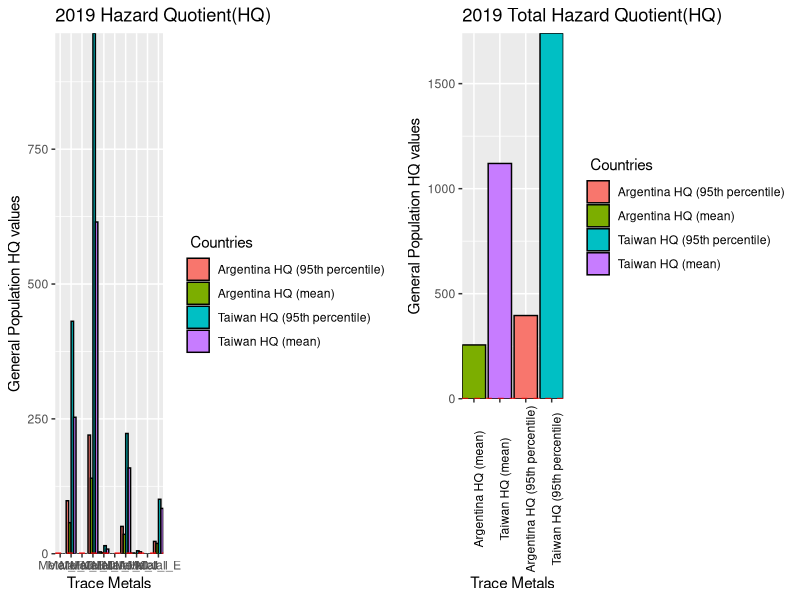
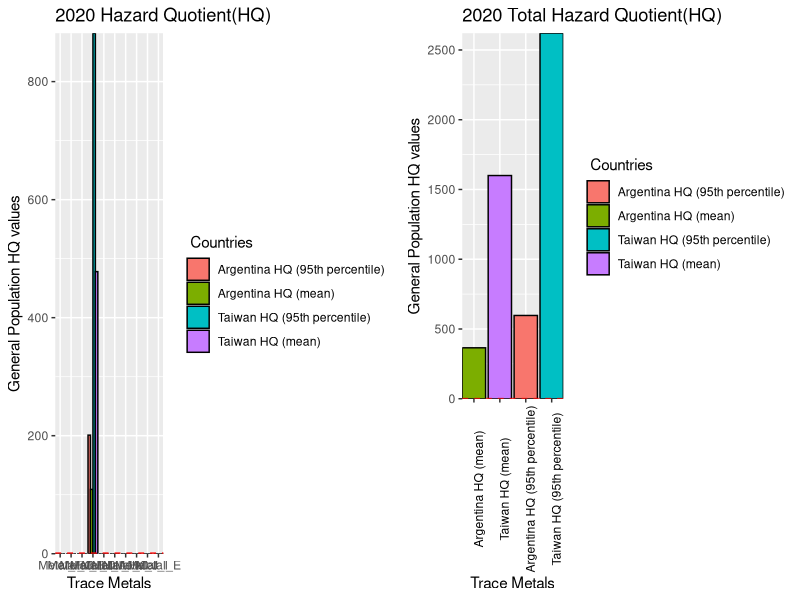
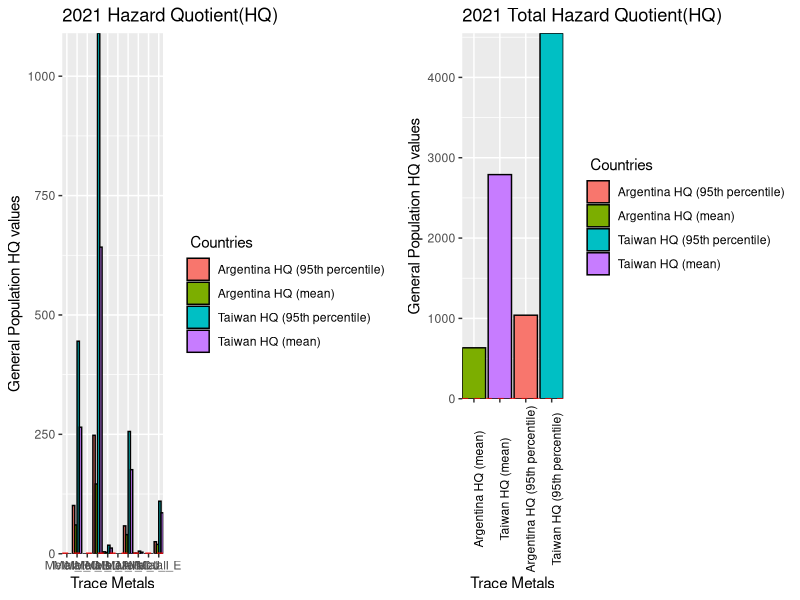
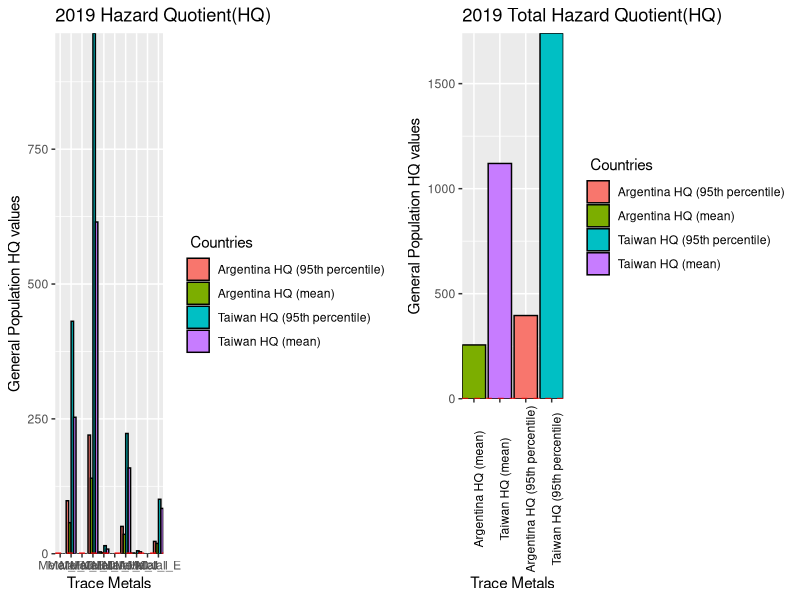
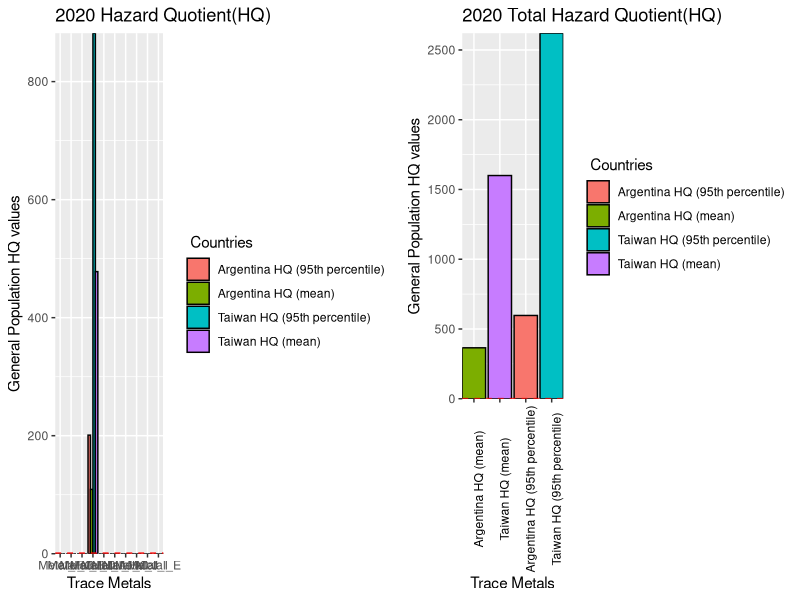
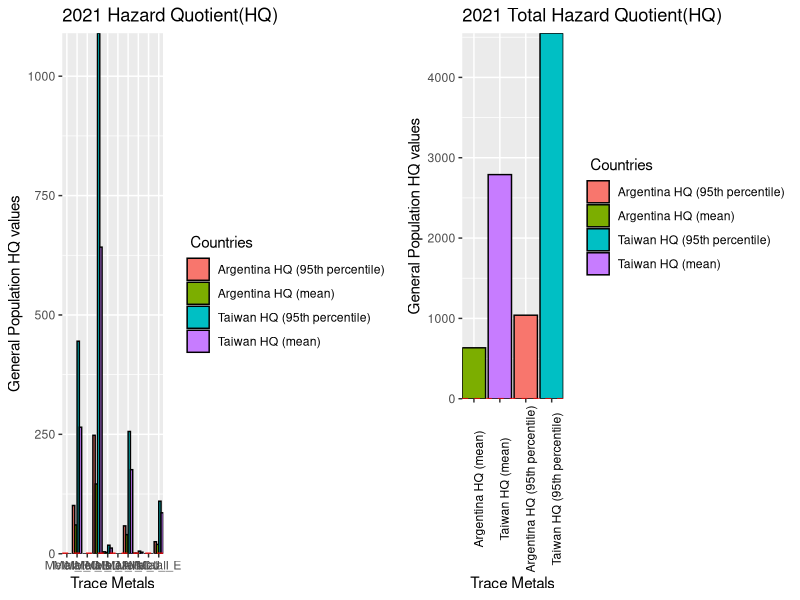

R code for these plots, in order:
#LOADING LIBRARIES----
library(dplyr) # for data manipulation
library(ggplot2)  # For plotting graphs
library(grid) # for creating, modifying, and arranging graphical objects ("grobs") like text, lines, rectangles, and complex layouts.
library(gridExtra) #for arranging multiple plots or grid-based objects
library(tibble) # for modern, user-friendly reimagining of data frames with better printing and subsetting features.
library(tidyr) # For a collection of R packages used for data manipulation and visualization.
library(stringr) # For String Manipulation
library(openxlsx) # for  reading, writing, and editing Excel files directly from R.



#Data Processor Function before doing analysis
#IT is recommended that the 'Keep_LOQ_values' argument remain as FALSE to remove all values below blank control (BB) or LOQ (BLOQ) to get a more accurate figure for the number of outliers within the dataset for the detection summary otherwise it will also classify values that are BB or BLOQ  as outliers leading to double counting.
process_dataset_for_detection_summary <- function(data, keep_LOQ_values=FALSE) {
  # Check if the dataset is Trace Metals.
  if (grepl("Metal", colnames(data)[16])) {
    
    # Processing for Trace Metals dataset
    data <- data %>%
      relocate(1:15, colnames(data)[16:25]) %>%
      mutate(across(4, ~ paste0(., ".")))  # Add "." to column 4
    
    # FUNCTIONS TO HELP MODIFY ID NUMBERS FOR FURTHER ANALYSIS (TM)
    ID_num_modifier <- function(x){#padding 0 to first two digits
      if (str_detect(substring(x[4],1,2),"\\.") == TRUE){ 
        modified_id=paste('0',substring(x[4],1,))
        modified_id<- gsub(" ", "",  modified_id)
        x[4] <- gsub(substring(x[4],1,), modified_id,  x[4])
      }
      return(x)
    }
    
    
    # Apply the 'ID_num_modifier' function and remove "." from the 'Area' column for data version 1 with numerical values as concentrationentrations
    data1 <- as.data.frame(t(apply(data, MARGIN = 1, ID_num_modifier)))
    data1$ID_num <- gsub("\\.", "", data1$ID_num)
    
    # Apply the 'ID_num_modifier' function and remove "." from the 'Area' column for data version 2 with classification groups (categorical values) representing concentration values
    data2 <- as.data.frame(t(apply(data, MARGIN = 1, ID_num_modifier)))
    data2$ID_num <- gsub("\\.", "", data2$ID_num)
    
    if(keep_LOQ_values == FALSE){
      cat("The LOQ values were replaced with 0.\n")
      # Replace "BLOQ" values with 0 in the relevant columns (16:25)
      data1[, 16:25] <- lapply(data1[, 16:25], gsub, pattern = ".*BLOQ.*", replacement = 0)
      data1[,c(16:25)] <- lapply(data1[,c(16:25)], gsub, pattern = ".*BB.*", replacement = 0)
      data1[,c(16:25)] <- lapply(data1[,c(16:25)], gsub, pattern = "^0$", replacement = 0)
      data1[,c(16:25)]  <- lapply(data1[,c(16:25)] , gsub, pattern = "N/A", replacement = 0)
      
      data2[,c(16:25)] <- lapply(data2[,c(16:25)], gsub, pattern = ".*BLOQ.*", replacement = 'BLOQ')
      data2[,c(16:25)] <- lapply(data2[,c(16:25)], gsub, pattern = ".*BB.*", replacement = 'BLOQ')
      data2[,c(16:25)] <- lapply(data2[,c(16:25)], gsub, pattern = "^0$", replacement = 'BLOD')
      data2[,c(16:25)]  <- lapply(data2[,c(16:25)] , gsub, pattern = "N/A", replacement = 'BLOD')
      data2[,c(16:25)] <- lapply(data2[,c(16:25)], gsub, pattern = "[0-9.]+", replacement = "Detected")
      return(list(dataset_with_numerical_values=data1, dataset_with_categorical_values=data2))
      
    }else{
      # Removing "BLOQ" and "BB" values in the relevant columns (16:25)
      data1[, 16:25] <- lapply(data1[, 16:25], gsub, pattern = " BLOQ", replacement = "")
      data1[,c(16:25)] <- lapply(data1[,c(16:25)], gsub, pattern = " BB", replacement = "")
      data1[,c(16:25)] <- lapply(data1[,c(16:25)], gsub, pattern = "^0$", replacement = 0)
      data1[,c(16:25)]  <- lapply(data1[,c(16:25)] , gsub, pattern = "N/A", replacement = 0)
      
      data2[,c(16:25)] <- lapply(data2[,c(16:25)], gsub, pattern = ".*BLOQ.*", replacement = 'BLOQ')
      data2[,c(16:25)] <- lapply(data2[,c(16:25)], gsub, pattern = ".*BB.*", replacement = 'BLOQ')
      data2[,c(16:25)] <- lapply(data2[,c(16:25)], gsub, pattern = "^0$", replacement = 'BLOD')
      data2[,c(16:25)]  <- lapply(data2[,c(16:25)] , gsub, pattern = "N/A", replacement = 'BLOD')
      data2[,c(16:25)] <- lapply(data2[,c(16:25)], gsub, pattern = "[0-9.]+", replacement = "Detected")
      
      process_with_user_input <- function() {
        # Ask the user if they want to keep LOQ values
        keep_loq <- readline(prompt = "Do you want to keep the original LOQ values? (yes/no): ")
        
        if (tolower(keep_loq) == "yes") {
          cat("You chose to keep LOQ values.\n")
          return("Keep LOQ") # Return a clear message indicating the choice
        } else if (tolower(keep_loq) == "no") {
          multiplier <- NA
          while (is.na(multiplier)) {
            user_input <- readline(prompt = "What number do you want to multiply the LOQ values by? ")
            multiplier <- suppressWarnings(as.numeric(user_input))
            
            if (is.na(multiplier)) {
              cat("Invalid input. Please enter a numeric value.\n")
            }
          }
          
          cat("You chose a multiplier of ", multiplier, ".\n")
          return(multiplier) # Return the chosen multiplier
        } else {
          cat("Invalid input. Please answer with 'yes' or 'no'.\n")
          return(NULL) # Return NULL for invalid input
        }
      }
      
      # To get user input for 
      user_choice <- process_with_user_input()
      
      # Modify "BLOQ" and "BB" values with userinput in the relevant columns (16:25)
      process_data <- function(data, multiplier) {
        # Validate user input
        if (is.na(multiplier)) {
          stop("Invalid multiplier. Please enter a numeric value.")
        }
        
        data1[, 16:25] <- lapply(16:25, function(index) {
          column <- data[[index]]  # Extract the column
          # Identify which values contain "BLOQ" or "BB"
          bloq_bb_mask <- grepl(" BLOQ| BB", column)
          # Remove "BLOQ" and "BB" text and convert to numeric
          cleaned_column <- suppressWarnings(as.numeric(gsub(" BLOQ| BB", "", column)))
          
          # Multiply only the masked values by the multiplier
          if (is.numeric(multiplier)) {
            cleaned_column[bloq_bb_mask] <- cleaned_column[bloq_bb_mask] * multiplier
          }
          
          # Return the updated column
          return(cleaned_column)
        })
        
        # Return the updated dataset
        return(list(dataset_with_numerical_values=data1, dataset_with_categorical_values=data2))
      }
      data1 <-process_data(data, user_choice)
      #return(list(dataset_with_numerical_values=data1, dataset_with_categorical_values=data2))
    }
    
  } else {
    # Processing for Organic Compounds dataset
    data <- data %>%
      relocate(Area, .after = ID_num) %>%
      mutate(across(4, ~ paste0(., ".")))  # Add "." to column 4
    
    # Convert column 6 to lowercase
    data[, 6] <- tolower(data[, 6])
    
    
    # FUNCTIONS TO HELP MODIFY ID NUMBERS FOR FURTHER ANALYSIS (TM)
    ID_num_modifier <- function(x){#padding 0 to first two digits
      if (str_detect(substring(x[4],1,2),"\\.") == TRUE){ 
        sk=paste('0',substring(x[4],1,))
        sk<- gsub(" ", "",  sk)
        x[4] <- gsub(substring(x[4],1,), sk,  x[4])
      }
      return(x)
    }
    
    # Apply the 'ID_num_modifier' function and remove "." from the 'Area' column for data version 1 with numerical values as concentrations
    data1 <- as.data.frame(t(apply(data, MARGIN = 1, ID_num_modifier)))
    data1$ID_num <- gsub("\\.", "", data1$ID_num)
    
    # Apply the 'ID_num_modifier' function and remove "." from the 'Area' column for data version 2 with classification groups representing concentration values
    data2 <- as.data.frame(t(apply(data, MARGIN = 1, ID_num_modifier)))
    data2$ID_num <- gsub("\\.", "", data2$ID_num)
    
    if(keep_LOQ_values == FALSE){
      cat("The LOQ values were replaced with 0.\n")
      # Replace "BLOQ", "N/A", and "0" values with 0 in the relevant columns (16:19)
      data1[, 16:19] <- lapply(data1[, 16:19], gsub, pattern = ".*BLOQ.*", replacement = 0)
      data1[, 16:19] <- lapply(data1[, 16:19], gsub, pattern = "N/A", replacement = 0)
      data1[, 16:19] <- lapply(data1[, 16:19], gsub, pattern = "^0$", replacement = 0)
      
      data2[,c(16:19)] <- lapply(data2[,c(16:19)], gsub, pattern = ".*BLOQ.*", replacement = 'BLOQ')
      data2[,c(16:19)] <- lapply(data2[,c(16:19)], gsub, pattern = "^0$", replacement = 'BLOD')
      data2[,c(16:19)]  <- lapply(data2[,c(16:19)] , gsub, pattern = "N/A", replacement = 'BLOD')
      data2[,c(16:19)] <- lapply(data2[,c(16:19)], gsub, pattern = "[0-9.]+", replacement = "Detected")
      
      return(list(dataset_with_numerical_values=data1, dataset_with_categorical_values=data2))
      
    }else{
      # Removing "BLOQ" and  values in the relevant columns (16:19)
      data1[, 16:19] <- lapply(data1[, 16:19], gsub, pattern = " BLOQ", replacement = "")
      data1[, 16:19] <- lapply(data1[, 16:19], gsub, pattern = "N/A", replacement = 0)
      data1[, 16:19] <- lapply(data1[, 16:19], gsub, pattern = "^0$", replacement = 0)
      
      data2[,c(16:19)] <- lapply(data2[,c(16:19)], gsub, pattern = ".*BLOQ.*", replacement = 'BLOQ')
      data2[,c(16:19)] <- lapply(data2[,c(16:19)], gsub, pattern = "^0$", replacement = 'BLOD')
      data2[,c(16:19)]  <- lapply(data2[,c(16:19)] , gsub, pattern = "N/A", replacement = 'BLOD')
      data2[,c(16:19)] <- lapply(data2[,c(16:19)], gsub, pattern = "[0-9.]+", replacement = "Detected")
      
      process_with_user_input <- function() {
        # Ask the user if they want to keep LOQ values
        keep_loq <- readline(prompt = "Do you want to keep LOQ values? (yes/no): ")
        
        if (tolower(keep_loq) == "yes") {
          cat("You chose to keep LOQ values.\n")
          return("Keep LOQ") # Return a clear message indicating the choice
        } else if (tolower(keep_loq) == "no") {
          multiplier <- NA
          
          while (is.na(multiplier)) {
            user_input <- readline(prompt = "What number do you want to multiply the LOQ values by? ")
            multiplier <- suppressWarnings(as.numeric(user_input))
            
            if (is.na(multiplier)) {
              cat("Invalid input. Please enter a numeric value.\n")
            }
          }
          
          cat("You chose a multiplier of ", multiplier, ".\n")
          return(multiplier) # Return the chosen multiplier
        } else {
          cat("Invalid input. Please answer with 'yes' or 'no'.\n")
          return(NULL) # Return NULL for invalid input
        }
      }
      
      # To get user input for 
      user_choice <- process_with_user_input()
      
      # Modify "BLOQ" and "BB" values with userinput in the relevant columns (16:25)
      process_data <- function(data, multiplier) {
        # Validate user input
        if (is.na(multiplier)) {
          stop("Invalid multiplier. Please enter a numeric value.")
        }
        data1[, 16:19] <- lapply(16:19, function(index) {
          column <- data[[index]]  # Extract the column
          # Identify which values contain "BLOQ" or "BB"
          bloq_bb_mask <- grepl(" BLOQ| BB", column)
          # Remove "BLOQ" and "BB" text and convert to numeric
          cleaned_column <- suppressWarnings(as.numeric(gsub(" BLOQ| BB", "", column)))
          
          # Multiply only the masked values by the multiplier
          if (is.numeric(multiplier)) {
            cleaned_column[bloq_bb_mask] <- cleaned_column[bloq_bb_mask] * multiplier
          }
          
          # Return the updated column
          return(cleaned_column)
        })
        # Return the updated dataset
        return(list(dataset_with_numerical_values=data1, dataset_with_categorical_values=data2))
      }
      data1 <-process_data(data, user_choice)
      #return(list(dataset_with_numerical_values=data1, dataset_with_categorical_values=data2))
    }
  }
}


# Data Processing for Trace Metals dataset
tracemetals_data <- read.csv("Squid_Concentration_Analysis/1-Data_Preprocessing/Final_Results_For_Analysis/Final_TMresults_mgkg.csv", header = TRUE)
datasets_for_trace_metals <- process_dataset_for_detection_summary(tracemetals_data, keep_LOQ_values = FALSE) 


# Data Processing for Organic Compounds dataset
organiccompounds_data <- read.csv("Squid_Concentration_Analysis/1-Data_Preprocessing/Final_Results_For_Analysis/Final_OCresults_mgkg.csv", header = TRUE)
datasets_for_organic_compounds <- process_dataset_for_detection_summary(organiccompounds_data, keep_LOQ_values = FALSE)

# Helper function to calculate and store y_axis_upper_limit for the different tissues affected by each pollutant.
get_y_axis_upper_limit <- function (dataset){
  
  # Create an empty data frame to store the results of the coefficients. final  y_axis_dataframe_final where coefficient1 is accumulated
  y_axis_dataframe_final <- data.frame(matrix(ncol=2, nrow = 0))
  colnames( y_axis_dataframe_final) <- c('Year','y_axis_upper_limit')
  
  # Temporary data frame to store coefficients for the current iteration
  y_axis_dataframe <- data.frame(matrix(ncol=2, nrow = 0))
  colnames( y_axis_dataframe) <- colnames( y_axis_dataframe_final)

  
  # Handle y_upper_limit
  concentrations <- dataset$concTai
  y_scales <- ifelse(any(!is.na(concentrations)), max(concentrations, na.rm = TRUE), 1)
  
  y_upper_limit <-y_scales # Set the upper limit for the y-axis based on the smallest outlier
  y_axis_dataframe[1,1] <- unique(dataset$Year)
  y_axis_dataframe[1,2] <- y_upper_limit
  y_axis_dataframe_final <- rbind( y_axis_dataframe_final,y_axis_dataframe)
  # Return the final dataframe with the coefficients
  return ( y_axis_dataframe_final)
}


#' === MAIN FUNCTION ===
# This function calculates Estimated Daily Intake (EDI) and Hazard Quotient (HQ) values for various pollutants (either trace metals or organic compounds) found in squid tissue.The goal is to estimate potential human health risks from consuming contaminated squid by comparing observed pollutant concentrations to established safety thresholds.The function first determines whether the dataset includes trace metals or organic pollutants. Based on this, it sets the correct concentration columns and joins reference data, including oral reference doses and recommended levels and the average weight and seafood consumption of the general population of two consumers of these squid species .It then reshapes the data into a long format and filters it to focus on muscle tissue only, which is most relevant for human consumption. Optionally, it can remove zero values if needed.For each year in the dataset, and for each pollutant, the function calculates:
# - Mean and 95th percentile concentrations
# - Corresponding EDI values for two countries (Argentina and Taiwan)
# - HQ values for both countries, which are ratios of EDI to oral reference doses
#
# These metrics are returned in a combined summary table that can be used to assess how pollutant exposure changes over time and whether it exceeds safety levels.
EDI_and_HQ_calculation <- function(data_list, remove.zeroes=FALSE){
  
  dataset_with_numerical_values <- data_list$dataset_with_numerical_values
  
  # Initialize empty lists for storing results----
  list0 <- list()
  list1 <- list()
  list2 <- list()
  list3 <- list()
  list0names <- c()
  list1names <- c()
  list2names <- c()
  list3names <- c()
  # Determine pollutant range and subset the dataset based on its presence----
  if (grepl("Metal", colnames(dataset_with_numerical_values)[16])) {
    # Trace metals subset
    range <- colnames(dataset_with_numerical_values[16:25])
    number_range <- 16:25
    
    #changing concentration data to numeric
    dataset_with_numerical_values[, number_range] <- lapply(dataset_with_numerical_values[, number_range], as.numeric)
    
    #recommended levels for trace metals in mg/kg accumulated from different datasets:
    recommended_levels <- data.frame(pollutants=c("Metal_F","Metal_G","Metal_B","Metal_D","Metal_A","Metal_H","Metal_C","Metal_J","Metal_I","Metal_E"), 
                                     lower_recommended_levels=c(0.01,2,0.0016,30,100,0.1,0.05,8,0.45,30), upper_recommended_levels=c(rep(NA, 10)), 
                                     levels=c('Grasso et al. 2021: 0.01mg/kg','FAO/WHO: <0.05-2mg/kg','EFSA: 0.0016mg/kg','ANVISA: 30mg/kg', 'FAO/WHO: 100mg/kg','Brodziak-Dopierała et al. 2023: 0.1mg/kg','FAO/WHO: <0.05-2mg/kg','FAO/WHO: <0.5-8mg/kg','Makridis and Amberger, 1996; LaCoste et al. 2001:\n <0.45-2.28mg/kg (permissible range for animal feed)','FAO/WHO: <30-100mg/kg'),oral_reference_dosage=c(0.005, 0.01, 0.03, 0.04, 0.7, 0.1, 0.003, 0.04,0.00001, 0.3))
  } else {
    # Organic compounds subset
    range <- colnames(dataset_with_numerical_values[16:19])
    number_range <- 16:19
    
    #changing concentration data to numeric
    dataset_with_numerical_values[, number_range] <- lapply(dataset_with_numerical_values[, number_range], as.numeric)
    
    #recommended levels for organic compounds in mg/kg accumulated from different datasets:
    recommended_levels <- data.frame(pollutants=c("Organic_A","Organic_B","Organic_C","Organic_D"), lower_recommended_levels=c(470, 50,0.01,40), upper_recommended_levels=c(NA, NA,NA,NA), levels=c('EPA: 470mg/kg/day','EPA: 50mg/kg/day', 'FAO/WHO: 0.01mg/kg/day','The Mayo Clinic: 40mg/kg/day'), oral_reference_dosage=c(2,0.5,0.01,1200))
  }
  
  #subsetting dataset and getting needed vectors for further analysis
  subsetted_dataset <-dataset_with_numerical_values[,c(number_range,3, 4, 5, 6, 7)]
  years <- levels(factor(dataset_with_numerical_values[,3]))
  pollutants <- colnames(dataset_with_numerical_values)[number_range]
  subsetted_dataframe <-subsetted_dataset
  
  #making empty datasets for further analysis and savibg data
  y_scales <- data.frame(matrix(ncol=3, nrow = 0))
  tissues <- levels(factor(dataset_with_numerical_values[,6]))
  results_dataframe_0 <- data.frame(matrix(ncol=15, nrow = 0)) 
  results_dataframe_1 <- data.frame(matrix(ncol=15, nrow = 0))
  colnames(results_dataframe_0) <- c('Year','pollutant','oral_reference_dosage','ConcentrationArg (mean)','ConcentrationTai (mean)','Argentina EDI(mean)','Taiwan EDI(mean)', 'Argentina HQ (mean)','Taiwan HQ (mean)','ConcentrationArg (95th percentile)', 'ConcentrationTai (95th percentile)','Argentina EDI (95th percentile)','Taiwan EDI (95th percentile)', 'Argentina HQ (95th percentile)', 'Taiwan HQ (95th percentile)')
  colnames(results_dataframe_1) <- c('Year','pollutant','oral_reference_dosage','ConcentrationArg (mean)','ConcentrationTai (mean)','Argentina EDI(mean)','Taiwan EDI(mean)', 'Argentina HQ (mean)','Taiwan HQ (mean)','ConcentrationArg (95th percentile)', 'ConcentrationTai (95th percentile)','Argentina EDI (95th percentile)','Taiwan EDI (95th percentile)', 'Argentina HQ (95th percentile)', 'Taiwan HQ (95th percentile)')
  full_results_dataframe <- data.frame(matrix(ncol=15, nrow = 0), check.names = FALSE)
  full_results_dataframe1 <- data.frame(matrix(ncol=15, nrow = 0), check.names = FALSE)
  colnames(full_results_dataframe) <- colnames(results_dataframe_0)
  colnames(full_results_dataframe1) <- colnames(results_dataframe_0)
  
  #Changing subsetted data into long format for statistical analysis
  if(remove.zeroes==FALSE){
    long_subsetted_dataframe<- subsetted_dataframe %>% pivot_longer(all_of(range), names_to = "pollutant", values_to = "concTai")%>%subset(Tissue == 'muscle')%>%mutate(concArg=NA)%>%mutate(EDIgenpopArg=NA)%>%mutate(EDIgenpopTai=NA)
  }else{
    long_subsetted_dataframe<- subsetted_dataframe %>% pivot_longer(all_of(range), names_to = "pollutant", values_to = "concTai")%>%subset(concTai !=0)%>%subset(Tissue == 'muscle')%>%mutate(EDIgenpopArg=NA)%>%mutate(EDIgenpopTai=NA)
  }
  
  #further subsetting on long_subsetted dataframe by pollutants
  long_subsetted_dataframe1 <-long_subsetted_dataframe%>% left_join(recommended_levels, by=c('pollutant'='pollutants'))
  
  #Target Hazard Quotient 1 function for THQ calculation 
  THQcalc <- function(x){
    for (i in 1:nrow(x)){
      if(x[i,'Tissue']!= 'muscle'){
        x[i,'concArg'] <- NA
      }else{
        x[i,'concArg'] <- x[i,'concTai']
      }
    }
    return(x)
  }
  long_subsetted_dataframe2 <-THQcalc(long_subsetted_dataframe1)
  
  #Using for loop to full in empty dataframe 1 (Hazard Qutotient per pollutant per country) by conducting descriptive stats and EDI calculations for Argentina and Taiwan.
  for(h in 1:length(years)){
    subsetted_yearly_dataframe<-long_subsetted_dataframe2 %>% group_by(pollutant) %>% subset(Year == years[h])
    Total <- c()
    for (i in 1:length(pollutants)){
      subsetted_pollutant_dataframe <- as.data.frame(filter(subsetted_yearly_dataframe, pollutant== pollutants[i]))
      if(nrow(subsetted_pollutant_dataframe)!=0){
        results_dataframe_0[1,1] <- years[h]
        results_dataframe_0[1,2] <- pollutants[i]
        results_dataframe_0[1,3] <- unique(subsetted_pollutant_dataframe[,'oral_reference_dosage'])
        results_dataframe_0[1,4] <- signif(mean(subsetted_pollutant_dataframe$concArg, na.rm=TRUE),3)
        results_dataframe_0[1,5] <- signif(mean(subsetted_pollutant_dataframe$concTai, na.rm=TRUE),3)
        results_dataframe_0[1,6] <- signif((6.78*results_dataframe_0[1,4])/65, 3)
        results_dataframe_0[1,7] <- signif((29.76*results_dataframe_0[1,5])/65, 3)
        results_dataframe_0[1,8] <- format(signif(results_dataframe_0[1,6]/unique(subsetted_pollutant_dataframe[,'oral_reference_dosage']),3), scientific=FALSE)
        results_dataframe_0[1,9] <- format(signif(results_dataframe_0[1,7]/unique(subsetted_pollutant_dataframe[,'oral_reference_dosage']),3), scientific=FALSE)
        results_dataframe_0[1,10] <- signif(quantile(subsetted_pollutant_dataframe$concArg, probs = .95, na.rm=TRUE), 3)
        results_dataframe_0[1,11] <-signif(quantile(subsetted_pollutant_dataframe$concTai, probs = .95, na.rm=TRUE), 3)
        results_dataframe_0[1,12] <- signif((6.78*results_dataframe_0[1,10])/65, 3)
        results_dataframe_0[1,13] <-signif((29.76*results_dataframe_0[1,11])/65, 3)
        results_dataframe_0[1,14] <-format(signif(results_dataframe_0[1,12]/unique(subsetted_pollutant_dataframe[,'oral_reference_dosage']),3), scientific=FALSE)
        results_dataframe_0[1,15] <-format(signif(results_dataframe_0[1,13]/unique(subsetted_pollutant_dataframe[,'oral_reference_dosage']),3), scientific=FALSE)
        full_results_dataframe <-rbind(full_results_dataframe, results_dataframe_0)
      }else if (nrow(subsetted_pollutant_dataframe)==0){
        results_dataframe_0[1,1] <- years[h]
        results_dataframe_0[1,2] <- pollutants[i]
        results_dataframe_0[1,3] <- recommended_levels[i,'oral_reference_dosage']
        results_dataframe_0[1,4] <- 0
        results_dataframe_0[1,5] <- 0
        results_dataframe_0[1,6] <- 0
        results_dataframe_0[1,7] <- 0
        results_dataframe_0[1,8] <- 0
        results_dataframe_0[1,9] <- 0
        results_dataframe_0[1,10] <-0
        results_dataframe_0[1,11] <-0
        results_dataframe_0[1,12] <-0
        results_dataframe_0[1,13] <-0
        results_dataframe_0[1,14] <-0
        results_dataframe_0[1,15] <-0
        full_results_dataframe <-rbind(full_results_dataframe, results_dataframe_0) 
      }
    }
    #Using for loop to full in empty dataframe 2 (Total Hazard Qutotient ALL pollutants per country) by conducting descriptive stats and EDI calculations for Argentina and Taiwan.
    colz <- c('Argentina HQ (mean)','Taiwan HQ (mean)','Argentina HQ (95th percentile)', 'Taiwan HQ (95th percentile)')
    results_dataframe_1[1,1] <- years[h]
    results_dataframe_1[1,2] <- 'Total_HQ'
    results_dataframe_1[1,3] <- NA
    results_dataframe_1[1,4] <- signif(sum(as.numeric(full_results_dataframe[,4]), na.rm = T),3)
    results_dataframe_1[1,5] <- signif(sum(as.numeric(full_results_dataframe[,5]), na.rm = T),3)
    results_dataframe_1[1,6] <- signif(sum(as.numeric(full_results_dataframe[,6]), na.rm = T),3)
    results_dataframe_1[1,7] <- signif(sum(as.numeric(full_results_dataframe[,7]), na.rm = T),3)
    results_dataframe_1[1,8] <- signif(sum(as.numeric(full_results_dataframe[,8]), na.rm = T),3)
    results_dataframe_1[1,9] <- signif(sum(as.numeric(full_results_dataframe[,9]), na.rm = T),3)
    results_dataframe_1[1,10] <- signif(sum(as.numeric(full_results_dataframe[,10]), na.rm = T),3)
    results_dataframe_1[1,11] <-signif(sum(as.numeric(full_results_dataframe[,11]), na.rm = T),3)
    results_dataframe_1[1,12] <- signif(sum(as.numeric(full_results_dataframe[,12]), na.rm = T),3)
    results_dataframe_1[1,13] <-signif(sum(as.numeric(full_results_dataframe[,13]), na.rm = T),3)
    results_dataframe_1[1,14] <-signif(sum(as.numeric(full_results_dataframe[,14]), na.rm = T),3)
    results_dataframe_1[1,15] <-signif(sum(as.numeric(full_results_dataframe[,15]), na.rm = T),3)
    
    full_results_dataframe1 <-rbind(full_results_dataframe1, results_dataframe_1)
    subsetted_yearly_dataframe1 <- as.data.frame(full_results_dataframe %>% pivot_longer(cols = all_of(colz), names_to = "countries", values_to = "values"))
    subsetted_yearly_dataframe1.1 <- as.data.frame(full_results_dataframe1 %>% pivot_longer(cols = all_of(colz), names_to = "countries", values_to = "values"))
    #print(full_results_dataframe)
    subsetted_yearly_dataframe1[,13] <- as.numeric(subsetted_yearly_dataframe1[,13])
    
    #Target Hazard Quotient 2 function for THQ calculation 
    THQcalc2 <- function(x){
      for (i in 1:nrow(x)){
        if(is.infinite(x[i,'values'])|is.nan(x[i,'values'])|is.na(x[i,'values'])){
          x[i,'values'] <- 0
        }else{
          x[i,'values'] <- x[i,'values']
        }
      }
      return(x)
    }
    
    subsetted_yearly_dataframe2 <-THQcalc2(subsetted_yearly_dataframe1)
    subsetted_yearly_dataframe2.1 <-THQcalc2(subsetted_yearly_dataframe1.1)
    
    #Creating y axis scales for plotting
    y_axis_upper_limit <- get_y_axis_upper_limit(subsetted_yearly_dataframe)
    y_scales <- rbind(y_scales, y_axis_upper_limit)
    if(nrow(y_scales)!=0){
      y_scales_df <- y_scales
    }else{
      Year <- years[h]
      pollutant <- pollutants[i]
      y_axis_upper_limit <- 0
      y_scales2 <- data.frame(Year, y_axis_upper_limit)
      y_scales_df <- y_scales2 
    }
    df_scales <- data.frame(
      Year = c("2019", "2020", "2021"),
      ymin = c(0, 0, 0),
      ymax = c(NA),
      n = c(5, 5, 5))
    
    df_scales %<>% inner_join(y_scales_df, by= "Year") %>%
      mutate(ymax = coalesce(y_axis_upper_limit)) %>%select(Year, ymin, ymax, n)
    
    df_scales <- split(df_scales, df_scales$Year)
    scales <- lapply(df_scales, function(x) {
      scale_y_continuous(limits = c(x$ymin, x$ymax), n.breaks = x$n)
    })
    # Determine pollutant range and subset the dataset based on its presence----
    if (grepl("Metal", colnames(dataset_with_numerical_values)[16])) {
      if(years[h]=='2019'){
        subsetted_yearly_dataframe19 <-subsetted_yearly_dataframe2 %>% group_by(pollutant) %>% subset(Year == years[h])
        subsetted_yearly_dataframe19.1 <-subsetted_yearly_dataframe2.1 %>% group_by(pollutant) %>% subset(Year == years[h])
        pollutant_levels=c("Metal_F","Metal_G","Metal_B","Metal_D","Metal_A","Metal_H","Metal_C","Metal_J","Metal_I","Metal_E")
        plt1 <- ggplot(subsetted_yearly_dataframe19, aes(x=factor (pollutant, levels=pollutant_levels), y=values, fill=countries)) +
          geom_bar(stat='summary',color="black", position=position_dodge(), width = 0.90) + 
          coord_cartesian(ylim = c(0, 1.5))+
          coord_cartesian(expand = FALSE)+
          geom_hline(yintercept=1, linetype="dashed", color = "red")+
          labs(title = paste(years[h], 'Hazard Quotient(HQ)',sep =" "), y = "General Population HQ values", x = "Trace Metals", fill= ' Countries')
        list0<-append(list(plt1),list0, 0)
        name0 <- paste(years[h],"HQbarplots", sep = "")
        list0names <- append(list0names,name0)
        #for total 2019----
        colz <- c('Argentina HQ (mean)','Taiwan HQ (mean)','Argentina HQ (95th percentile)', 'Taiwan HQ (95th percentile)')
        plt2 <- ggplot(subsetted_yearly_dataframe19.1, aes(x=factor (countries, levels=colz), y=values, fill=countries)) +
          geom_bar(stat='summary',color="black", position=position_dodge(), width = 0.90) + 
          coord_cartesian(ylim = c(0, 1.5))+
          coord_cartesian(expand = FALSE)+
          geom_hline(yintercept=1, linetype="dashed", color = "red")+
          labs(title = paste(years[h], 'Total Hazard Quotient(HQ)',sep =" "), y = "General Population HQ values", x = "Trace Metals", fill= ' Countries')+ theme(axis.text.x = element_text(colour = 'black', angle = 90))
        list0<-append(list(plt2),list0, 0)
        name0 <- paste(years[h],"TotalHQ", sep = "")
        list0names <- append(list0names,name0)
      }else if (years[h]=='2020'){
        subsetted_yearly_dataframe20 <-as.data.frame(subsetted_yearly_dataframe2 %>% group_by(pollutant) %>% subset(Year == years[h]))
        subsetted_yearly_dataframe20.1 <-as.data.frame(subsetted_yearly_dataframe2.1 %>% group_by(pollutant) %>% subset(Year == years[h]))
        pollutant_levels=c("Metal_F","Metal_G","Metal_B","Metal_D","Metal_A","Metal_H","Metal_C","Metal_J","Metal_I","Metal_E")
        plt3 <- ggplot(subsetted_yearly_dataframe20, aes(x=factor(pollutant, levels=pollutant_levels), y=values, fill=countries)) +
          geom_bar(stat='summary',color="black", position=position_dodge(), width = 0.90) + 
          coord_cartesian(ylim = c(0, 1.5))+
          coord_cartesian(expand = FALSE)+
          geom_hline(yintercept=1, linetype="dashed", color = "red")+
          labs(title = paste(years[h], 'Hazard Quotient(HQ)',sep =" "), y = "General Population HQ values", x = "Trace Metals", fill= ' Countries')
        list1<-append(list(plt3),list1, 0)
        name1 <- paste(years[h],"HQbarplots", sep = "")
        list1names <- append(list1names,name1)
        #For 2020 total----
        colz <- c('Argentina HQ (mean)','Taiwan HQ (mean)','Argentina HQ (95th percentile)', 'Taiwan HQ (95th percentile)')
        plt4 <- ggplot(subsetted_yearly_dataframe20.1, aes(x=factor(countries, levels=colz), y=values, fill=countries)) +
          geom_bar(stat='summary',color="black", position=position_dodge(), width = 0.90) + 
          coord_cartesian(ylim = c(0, 1.5))+
          coord_cartesian(expand = FALSE)+
          geom_hline(yintercept=1, linetype="dashed", color = "red")+
          labs(title = paste(years[h], 'Total Hazard Quotient(HQ)',sep =" "), y = "General Population HQ values", x = "Trace Metals", fill= ' Countries')+ theme(axis.text.x = element_text(colour = 'black', angle = 90))
        list1<-append(list(plt4),list1, 0)
        name1 <- paste(years[h],"TotalHQ", sep = "")
        list1names <- append(list1names,name1)
      }else{
        subsetted_yearly_dataframe21 <-subsetted_yearly_dataframe2 %>% group_by(pollutant) %>% subset(Year == years[h])
        subsetted_yearly_dataframe21.1 <-subsetted_yearly_dataframe2.1 %>% group_by(pollutant) %>% subset(Year == years[h])
        pollutant_levels=c("Metal_F","Metal_G","Metal_B","Metal_D","Metal_A","Metal_H","Metal_C","Metal_J","Metal_I","Metal_E")
        plt5 <- ggplot(subsetted_yearly_dataframe21, aes(x= factor(pollutant, levels=pollutant_levels), y=values, fill=countries)) +
          geom_bar(stat='summary',color="black", position=position_dodge(), width = 0.90) + 
          coord_cartesian(ylim = c(0, 1.5))+
          coord_cartesian(expand = FALSE)+
          geom_hline(yintercept=1, linetype="dashed", color = "red")+
          labs(title = paste(years[h], 'Hazard Quotient(HQ)',sep =" "), y = "General Population HQ values", x = "Trace Metals", fill= ' Countries')
        list2<-append(list(plt5),list2, 0)
        name2 <- paste(years[h],"HQbarplots", sep = "")
        list2names <- append(list2names,name2)
        #For total 2021----
        colz <- c('Argentina HQ (mean)','Taiwan HQ (mean)','Argentina HQ (95th percentile)', 'Taiwan HQ (95th percentile)')
        plt6 <- ggplot(subsetted_yearly_dataframe21.1, aes(x= factor(countries, levels=colz), y=values, fill=countries)) +
          geom_bar(stat='summary',color="black", position=position_dodge(), width = 0.90) + 
          coord_cartesian(ylim = c(0, 1.5))+
          coord_cartesian(expand = FALSE)+
          geom_hline(yintercept=1, linetype="dashed", color = "red")+
          labs(title = paste(years[h], 'Total Hazard Quotient(HQ)',sep =" "), y = "General Population HQ values", x = "Trace Metals", fill= ' Countries')+ theme(axis.text.x = element_text(colour = 'black', angle = 90))
        list2<-append(list(plt6),list2, 0)
        name2 <- paste(years[h],"TotalHQ", sep = "")
        list2names <- append(list2names,name2)
      }
    }else{
      if(years[h]=='2019'){
        subsetted_yearly_dataframe19 <-subsetted_yearly_dataframe2 %>% group_by(pollutant) %>% subset(Year == years[h])
        subsetted_yearly_dataframe19.1 <-subsetted_yearly_dataframe2.1 %>% group_by(pollutant) %>% subset(Year == years[h])
        pollutant_levels <- c("Organic_A","Organic_B","Organic_C","Organic_D", "Total_HQ")
        plt1 <- ggplot(subsetted_yearly_dataframe19, aes(x=factor (pollutant, levels=pollutant_levels), y=values, fill=countries)) +
          geom_bar(stat='summary',color="black", position=position_dodge(), width = 0.90) + 
          coord_cartesian(ylim = c(0, 1.5))+
          coord_cartesian(expand = FALSE)+
          geom_hline(yintercept=1, linetype="dashed", color = "red")+
          labs(title = paste(years[h], 'Hazard Quotient(HQ)',sep =" "), y = "General Population HQ values", x = "Organic Compounds", fill= ' Countries')+ theme(axis.text.x = element_text(colour = 'black', angle = 90))
        list0<-append(list(plt1),list0, 0)
        name0 <- paste(years[h],"HQbarplots", sep = "")
        list0names <- append(list0names,name0)
        #for total 2019----
        colz <- c('Argentina HQ (mean)','Taiwan HQ (mean)','Argentina HQ (95th percentile)', 'Taiwan HQ (95th percentile)')
        plt2 <- ggplot(subsetted_yearly_dataframe19.1, aes(x=factor (countries, levels=colz), y=values, fill=countries)) +
          geom_bar(stat='summary',color="black", position=position_dodge(), width = 0.90) + 
          coord_cartesian(ylim = c(0, 1.5))+
          coord_cartesian(expand = FALSE)+
          geom_hline(yintercept=1, linetype="dashed", color = "red")+
          labs(title = paste(years[h], 'Total Hazard Quotient(HQ)',sep =" "), y = "General Population HQ values", x = "Organic Compounds", fill= ' Countries')+ theme(axis.text.x = element_text(colour = 'black', angle = 90))
        list0<-append(list(plt2),list0, 0)
        name0 <- paste(years[h],"TotalHQ", sep = "")
        list0names <- append(list0names,name0)
      }else if (years[h]=='2020'){
        subsetted_yearly_dataframe20 <-subsetted_yearly_dataframe2 %>% group_by(pollutant) %>% subset(Year == years[h])
        subsetted_yearly_dataframe20.1 <-subsetted_yearly_dataframe2.1 %>% group_by(pollutant) %>% subset(Year == years[h])
        pollutant_levels <- c("Organic_A","Organic_B","Organic_C","Organic_D", "Total_HQ")
        plt3 <- ggplot(subsetted_yearly_dataframe20, aes(x=factor(pollutant, levels=pollutant_levels), y=values, fill=countries)) +
          geom_bar(stat='summary',color="black", position=position_dodge(), width = 0.90) + 
          coord_cartesian(ylim = c(0, 1.5))+
          coord_cartesian(expand = FALSE)+
          geom_hline(yintercept=1, linetype="dashed", color = "red")+
          labs(title = paste(years[h], 'Hazard Quotient(HQ)',sep =" "), y = "General Population HQ values", x = "Organic Compounds", fill= ' Countries')+ theme(axis.text.x = element_text(colour = 'black', angle = 90))
        list1<-append(list(plt3),list1, 0)
        name1 <- paste(years[h],"HQbarplots", sep = "")
        list1names <- append(list1names,name1)
        #For 2020 total----
        colz <- c('Argentina HQ (mean)','Taiwan HQ (mean)','Argentina HQ (95th percentile)', 'Taiwan HQ (95th percentile)')
        plt4 <- ggplot(subsetted_yearly_dataframe20.1, aes(x=factor(countries, levels=colz), y=values, fill=countries)) +
          geom_bar(stat='summary',color="black", position=position_dodge(), width = 0.90) + 
          coord_cartesian(ylim = c(0, 1.5))+
          coord_cartesian(expand = FALSE)+
          geom_hline(yintercept=1, linetype="dashed", color = "red")+
          labs(title = paste(years[h], 'Total Hazard Quotient(HQ)',sep =" "), y = "General Population HQ values", x = "Organic Compounds", fill= ' Countries')+ theme(axis.text.x = element_text(colour = 'black', angle = 90))
        list1<-append(list(plt4),list1, 0)
        name1 <- paste(years[h],"TotalHQ", sep = "")
        list1names <- append(list1names,name1)
      }else{
        subsetted_yearly_dataframe21 <-subsetted_yearly_dataframe2 %>% group_by(pollutant) %>% subset(Year == years[h])
        subsetted_yearly_dataframe21.1 <-subsetted_yearly_dataframe2.1 %>% group_by(pollutant) %>% subset(Year == years[h])
        pollutant_levels <- c("Organic_A","Organic_B","Organic_C","Organic_D", "Total_HQ")
        plt5 <- ggplot(subsetted_yearly_dataframe21, aes(x= factor(pollutant, levels=pollutant_levels), y=values, fill=countries)) +
          geom_bar(stat='summary',color="black", position=position_dodge(), width = 0.90) + 
          coord_cartesian(ylim = c(0, 1.5))+
          coord_cartesian(expand = FALSE)+
          geom_hline(yintercept=1, linetype="dashed", color = "red")+
          labs(title = paste(years[h], 'Hazard Quotient(HQ)',sep =" "), y = "General Population HQ values", x = "Organic Compounds", fill= ' Countries')+ theme(axis.text.x = element_text(colour = 'black', angle = 75))
        list2<-append(list(plt5),list2, 0)
        name2 <- paste(years[h],"HQbarplots", sep = "")
        list2names <- append(list2names,name2)
        #For total 2021----
        colz <- c('Argentina HQ (mean)','Taiwan HQ (mean)','Argentina HQ (95th percentile)', 'Taiwan HQ (95th percentile)')
        plt6 <- ggplot(subsetted_yearly_dataframe21.1, aes(x= factor(countries, levels=colz), y=values, fill=countries)) +
          geom_bar(stat='summary',color="black", position=position_dodge(), width = 0.90) + 
          coord_cartesian(ylim = c(0, 1.5))+
          coord_cartesian(expand = FALSE)+
          geom_hline(yintercept=1, linetype="dashed", color = "red")+
          labs(title = paste(years[h], 'Total Hazard Quotient(HQ)',sep =" "), y = "General Population HQ values", x = "Organic Compounds", fill= ' Countries')+ theme(axis.text.x = element_text(colour = 'black', angle = 90))
        list2<-append(list(plt6),list2, 0)
        name2 <- paste(years[h],"TotalHQ", sep = "")
        list2names <- append(list2names,name2)
      }
    }
  }
  #saving dataset with results for viweing later
  list3<-append(list(full_results_dataframe),list3, 0)
  name3 <- paste("EDI_and_HQ_stats", sep = "")
  list3names <- append(list3names,name3)
  names(list0)<-list0names
  names(list1)<-list1names
  names(list2)<-list2names
  names(list3)<-list3names
  return(list (pollutant2019=list0, pollutant2020=list1, pollutant2021=list2, FullEDI_HQstats=list3 ))
}

EDI_and_HQ_stats <- EDI_and_HQ_calculation(datasets_for_trace_metals, remove.zeroes = TRUE)

save_custom_outputs <- function(output_list) {

  years <- c('2019', '2020', '2021')  # Expected years
  
  for (year in years) {
    # Try to find the sublist name that contains this year
    matching_name <- names(output_list)[grepl(year, names(output_list))]
    
    if (length(matching_name) == 0) {
      cat("⚠️ No data for year:", year, "\n")
      next
    }
    
    year_data <- output_list[[matching_name]]
    
    # Extract the two ggplot objects from the first sublist
    plot_pair <- year_data[[1]]
    if (length(year_data) != 2 || !all(sapply(year_data, inherits, "gg"))) {
      cat("⚠️ Skipping year", year, "- first sublist must contain exactly 2 ggplot objects.\n")
      next
    }
    
    # Detect pollutant type to choose output folder
    example_plot_data <- plot_pair[[1]]
    pollutant_types <- unique(example_plot_data$pollutant)
    
    if (any(grepl("Metal", pollutant_types, ignore.case = TRUE))) {
      root_folder <- "Squid_Concentration_Analysis/5-Human_Health_Risk/EDI_and_HQ_plots_and_tables/Trace_metals"
      file_name <- print(paste("EDI_and_HQ_tables_tm_",year,".xlsm", sep = ""))
      excel_file <- file.path(root_folder, year, file_name)
    } else {
      root_folder <- "Squid_Concentration_Analysis/5-Human_Health_Risk/EDI_and_HQ_plots_and_tables/Organic_compounds"
      file_name <- print(paste("EDI_and_HQ_tables_oc_",year,".xlsm", sep = ""))
      excel_file <- file.path(root_folder, year, file_name)
    }
    
    # Create year-specific folder
    output_folder <- file.path(root_folder, year)
    if (!dir.exists(output_folder)) {
      dir.create(output_folder, recursive = TRUE)
    }
    
    # Combine and save the two plots side by side
    combined_plot <- grid.arrange(grobs = year_data, ncol = 2)
    plot_filename <- paste0("EDI_and_HQ_plots_", year, ".png")
    png_path <- file.path(output_folder, plot_filename)
    
    tryCatch({
      png(png_path, width = 1800, height = 1000)
      grid.draw(combined_plot)
      dev.off()
      cat("✅ Plot saved:", png_path, "\n")
    }, error = function(e) {
      cat("❌ Error saving plot for year", year, ":", e$message, "\n")
    })
    
    # Process 4th sublist (data.frame)
    df <- as.data.frame(output_list[[4]])
    if (!is.data.frame(df)) {
      cat("❌ Year", year, "4th sublist is not a data frame. Skipping Excel export.\n")
      next
    }
    
    # Write the data frame to Excel
    if (file.exists(excel_file)) {
      wb <- loadWorkbook(excel_file)
      if ("summary" %in% tolower(names(wb))) {
        removeWorksheet(wb, names(wb)[tolower(names(wb)) == "summary"])
      }
    } else {
      wb <- createWorkbook()
    }
    
    addWorksheet(wb, "summary")
    writeData(wb, "summary", df)
    saveWorkbook(wb, file = excel_file, overwrite = TRUE)
    
    cat("✅ Excel file saved for year", year, "at", excel_file, "\n")
  }
}

 save_custom_outputs(EDI_and_HQ_stats)
 
